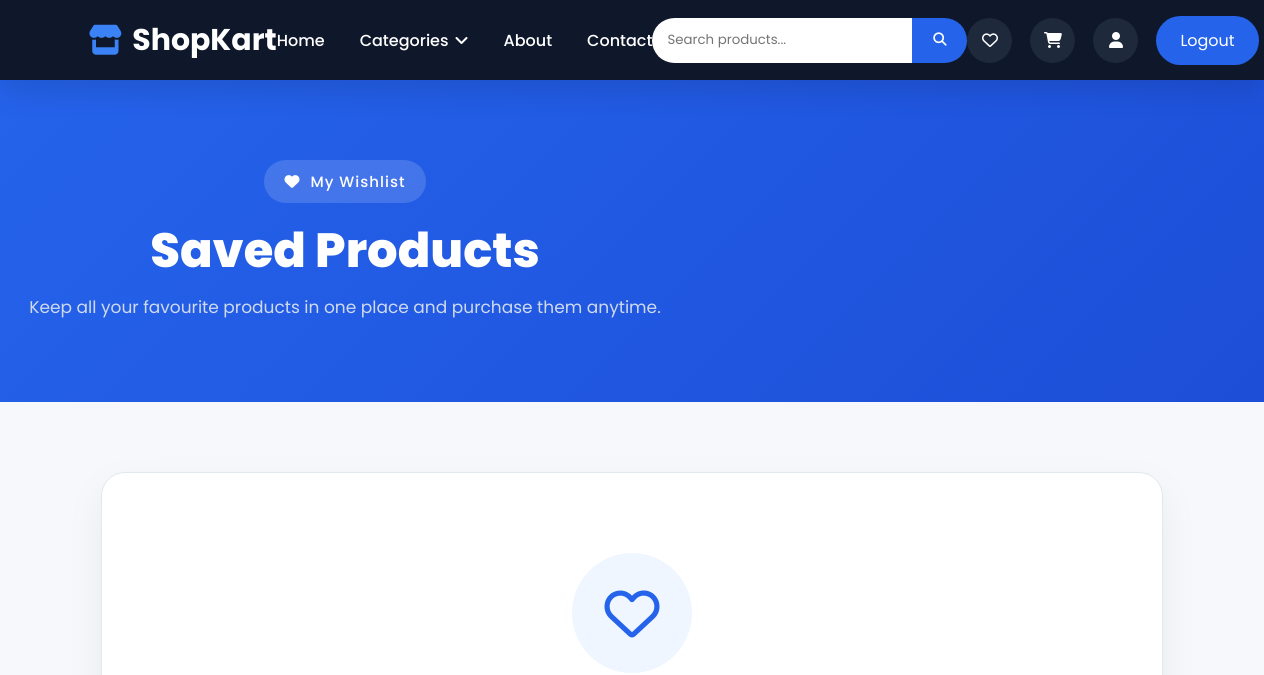
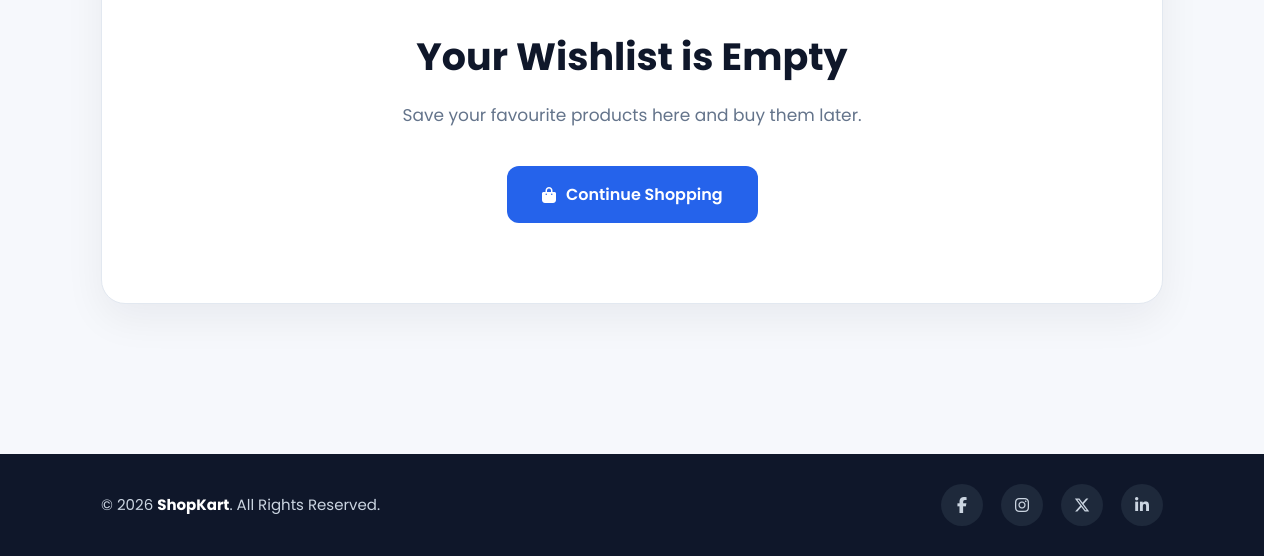
The page /wishlist/ (signed in) on the database as committed earlier (2 pictures, top to bottom).
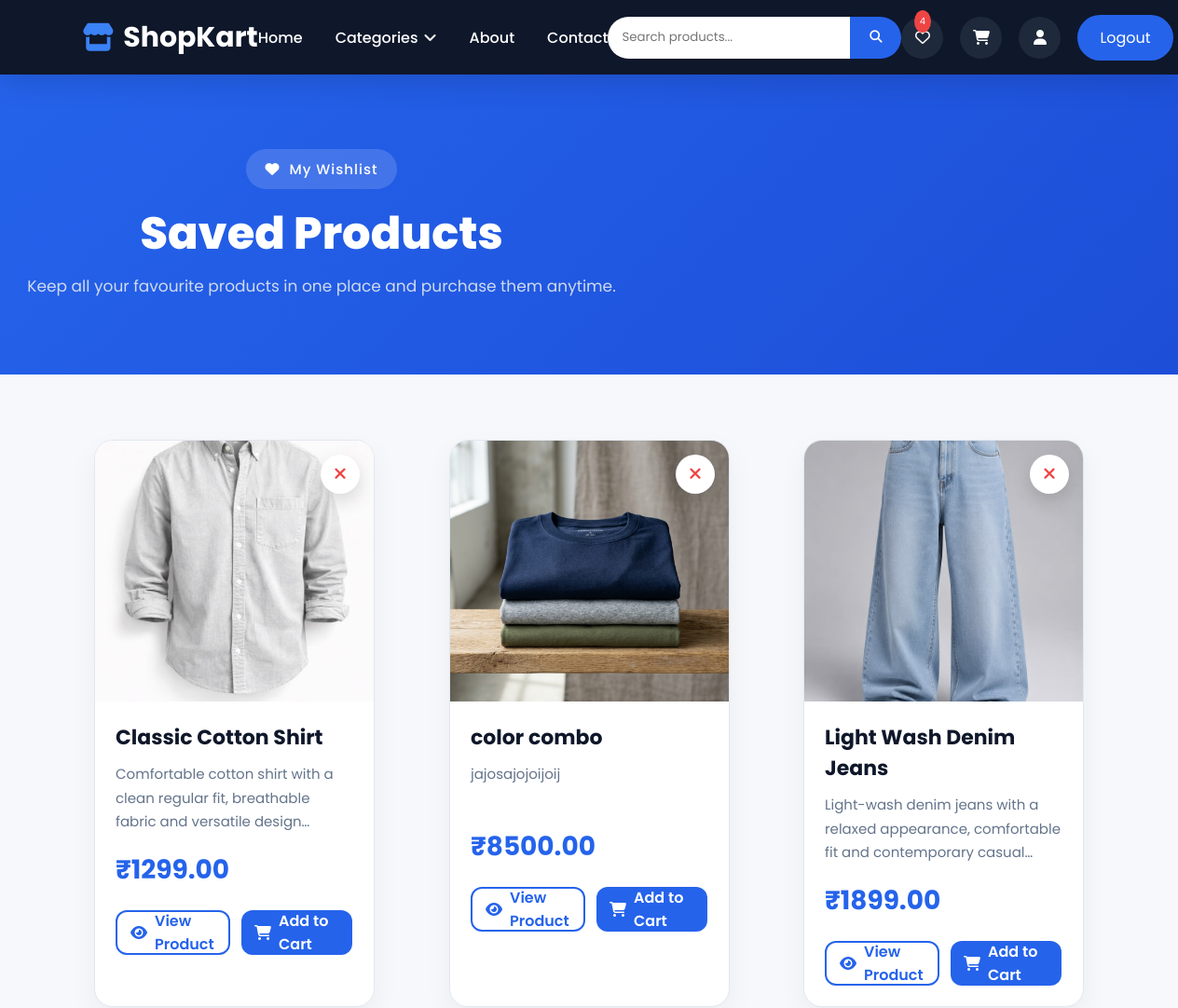
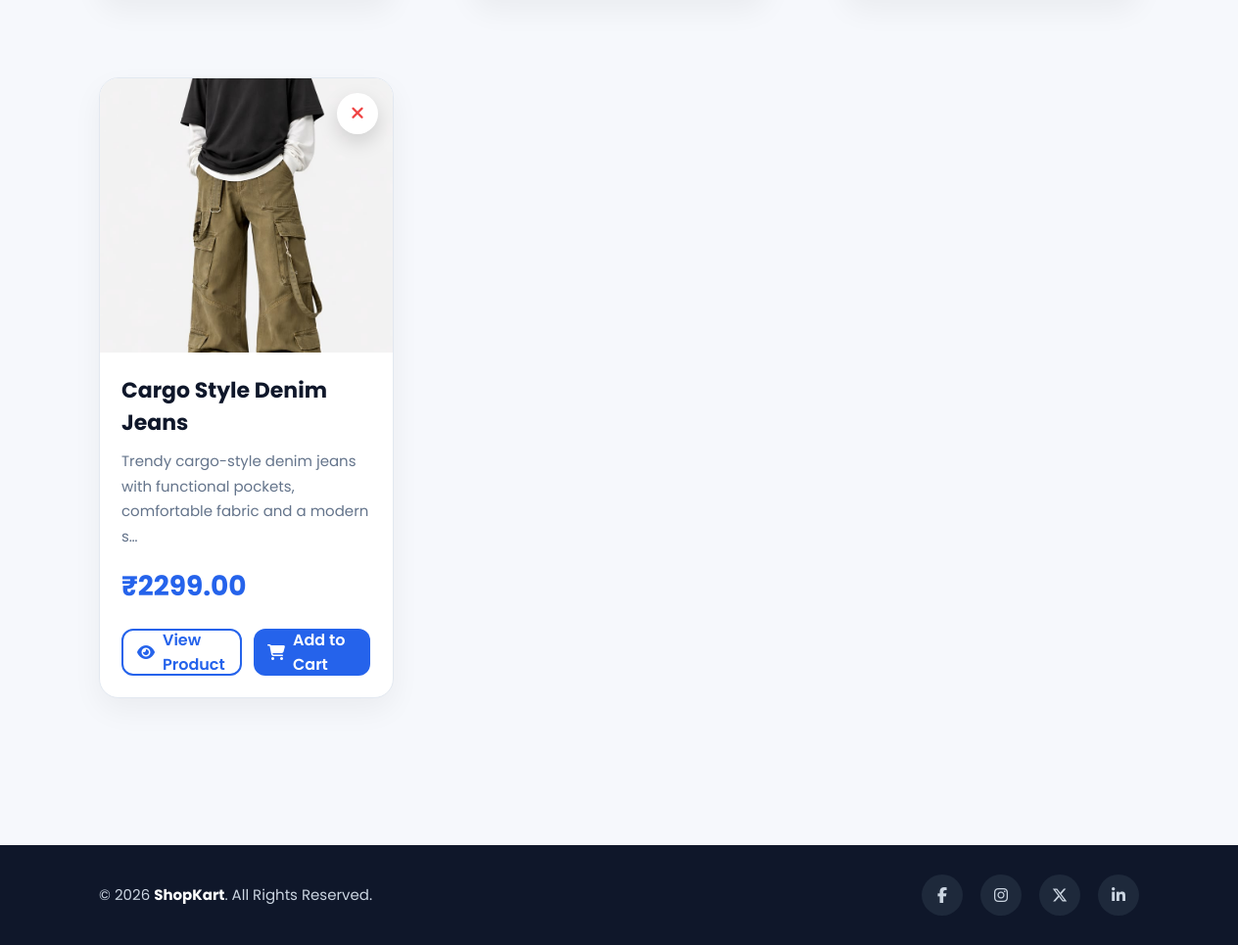
The same page on the database as committed later (2 pictures, top to bottom).
### user/models.py (models this page shows, shortened)
class Wishlist(models.Model):
    user = models.ForeignKey(User, on_delete=models.CASCADE)
    product = models.ForeignKey(Product, on_delete=models.CASCADE)
    created_at = models.DateTimeField(auto_now_add=True)
    class Meta:
        unique_together = ('user', 'product')

class Product(models.Model):
    name = models.CharField(max_length=100)
    detail = models.CharField(max_length=500)
    price = models.DecimalField(max_digits=10, decimal_places=2)
    quantity = models.PositiveIntegerField()
    category = models.ForeignKey(Category,on_delete=models.CASCADE)
    subCategory = models.ForeignKey(SubCategory,on_delete=models.CASCADE)
    childCategory = models.ForeignKey(ChildCategory,on_delete=models.CASCADE)
    image = models.FileField(upload_to="product",blank=True,null=True)
    createdAt = models.DateField(auto_now_add=True,null=True,blank=True)
    active = models.BooleanField(default=True)

### user/views.py (the view)
# urls.py: path("wishlist/", views.wishlist, name="wishlist"),
def wishlist(request):
    if "user_id" not in request.session:
        return redirect("/login/")
    user = User.objects.get(id=request.session["user_id"])
    wishlist_items = Wishlist.objects.filter(
        user=user
    ).select_related("product")
    return render(request, "wishlist.html", {
        "wishlist_items": wishlist_items
    })

### user/context_processors.py (called while the page is built)
def global_data(request):
    user = None
    cart_count = 0
    wishlist_count = 0
    userId = request.session.get("user_id")
    if userId:
        user = User.objects.filter(id=userId).first()
        if user:
            cart_count = sum(cart.quantity for cart in Cart.objects.filter(user=user))
            wishlist_count = Wishlist.objects.filter(user=user).count()
    return {
        "categories": Category.objects.prefetch_related(
            "subcategories__childcategories"
        ),
        "user": user,
        "is_login": "username" in request.session,
        "cart_count": cart_count,
        "wishlist_count": wishlist_count,
    }

### user/templates/wishlist.html (shortened to what this page needs)
{% load static %}
<!doctype html>
<html lang="en">
  <head>
    <link rel="stylesheet" href="{% static 'css/style.css' %}" />
    <link rel="stylesheet" href="{% static 'css/wishlist.css' %}" />
    <link
      rel="stylesheet"
      href="https://cdnjs.cloudflare.com/ajax/libs/font-awesome/6.7.1/css/all.min.css"
    />
  </head>
  <body>
    {% include "navbar.html" %}
    <section class="wishlist-hero">
      <div class="hero-content">
        <span>
          <i class="fa-solid fa-heart"></i>
          My Wishlist
        </span>
        <h1>Saved Products</h1>
        <p>
          Keep all your favourite products in one place and purchase them
          anytime.
        </p>
      </div>
    </section>
    <section class="wishlist-section">
      <div class="wishlist-container">
        {% if wishlist_items %}
        <div class="wishlist-grid">
          {% for item in wishlist_items %}
          <div class="wishlist-card">
            <div class="wishlist-image">
              {% if item.product.image %}
              <img
                src="{{ item.product.image.url }}"
                alt="{{ item.product.name }}"
              />
              {% else %}
              <img src="https://placehold.co/350x350" alt="No Image" />
              {% endif %}
              <a href="{% url 'removeWishlist' item.id %}" class="remove-btn">
                <i class="fa-solid fa-xmark"></i>
              </a>
            </div>
            <div class="wishlist-content">
              <h3>{{ item.product.name }}</h3>
              <p>{{ item.product.detail|truncatechars:90 }}</p>
              <div class="price">₹{{ item.product.price }}</div>
              <div class="wishlist-actions">
                <a
                  href="{% url 'product_detail' item.product.id %}"
                  class="view-btn"
                >
                  <i class="fa-solid fa-eye"></i>
                  View Product
                </a>
                <a
                  style="margin-top: 0;"
                  href="{% url 'addToCart' item.product.id %}"
                  class="cart-btn"
                >
                  <i class="fa-solid fa-cart-shopping"></i>
                  Add to Cart
                </a>
              </div>
            </div>
          </div>
          {% endfor %}
        </div>
        {% else %}
        <div class="empty-wishlist">
          <div class="empty-icon">
            <i class="fa-regular fa-heart"></i>
          </div>
          <h2>Your Wishlist is Empty</h2>
          <p>Save your favourite products here and buy them later.</p>
          <a href="{% url 'home' %}" class="shop-btn">
            <i class="fa-solid fa-bag-shopping"></i>
            Continue Shopping
          </a>
        </div>
        {% endif %}
      </div>
    </section>
    <footer class="wishlist-footer">
      <div class="footer-content">
        <p>© 2026 <strong>ShopKart</strong>. All Rights Reserved.</p>
        <div class="footer-icons">
          <i class="fa-brands fa-facebook-f"></i>
          <i class="fa-brands fa-instagram"></i>
          <i class="fa-brands fa-x-twitter"></i>
          <i class="fa-brands fa-linkedin-in"></i>
        </div>
      </div>
    </footer>
  </body>
</html>

Rows that differ between the two databases and show on the page:
added Wishlist: product.image (picture), product.name "Classic Cotton Shirt", product.detail "Comfortable cotton shirt with a clean regular fit, breathable fabric and versatile design…", product.price "1299.00"
added Wishlist: product.image (picture), product.name "color combo", product.detail "jajosajojoijoij", product.price "8500.00"
added Wishlist: product.image (picture), product.name "Light Wash Denim Jeans", product.detail "Light-wash denim jeans with a relaxed appearance, comfortable fit and contemporary casual…", product.price "1899.00"
added Wishlist: product.image (picture), product.name "Cargo Style Denim Jeans", product.detail "Trendy cargo-style denim jeans with functional pockets, comfortable fabric and a modern s…", product.price "2299.00"
Other text that changed with them:
{{ wishlist_count }}: (not shown) → "4"
text no longer shown: "Your Wishlist is Empty Save your favourite products here and buy them later. Continue Shopping"
